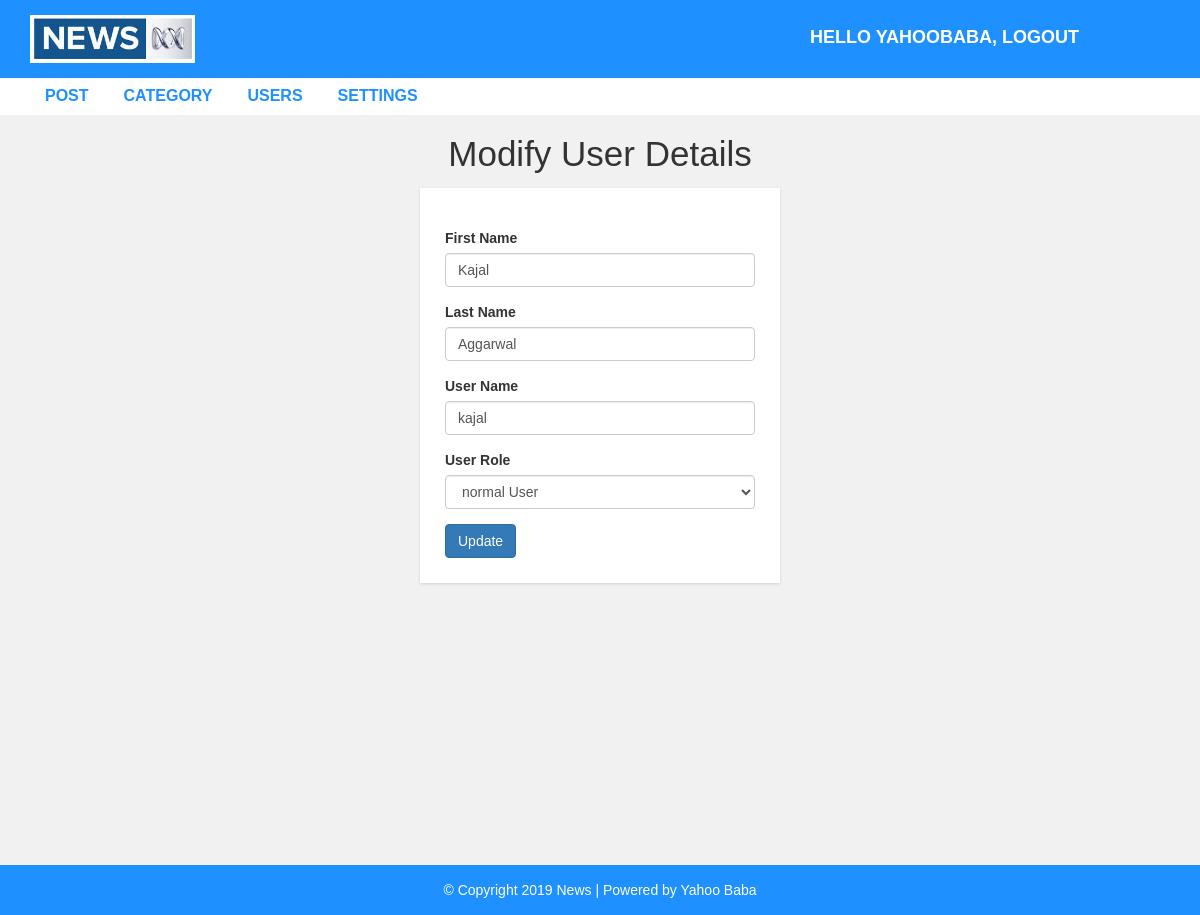
Page /admin/update-user.php?id=36 (signed in) on the committed database.
### tables this page shows
CREATE TABLE `user` (
  `user_id` int(10) UNSIGNED NOT NULL,
  `first_name` varchar(30) NOT NULL,
  `last_name` varchar(30) NOT NULL,
  `username` varchar(30) DEFAULT NULL,
  `password` varchar(40) DEFAULT NULL,
  `role` int(11) NOT NULL
);

### admin/update-user.php (the view, shortened to what this page needs)
<?php include "header.php";
?>
  <div id="admin-content">
      <div class="container">
          <div class="row">
              <div class="col-md-12">
                  <h1 class="admin-heading text-center">Modify User Details</h1>
              </div>
              <div class="col-md-offset-4 col-md-4">
                <?php
                include "config.php";
                $user_id = $_GET['id'];
                $sql = "SELECT * FROM user WHERE user_id = {$user_id}";
                $result = mysqli_query($conn, $sql) or die("Query Failed.");
                if(mysqli_num_rows($result) > 0){
                  while($row = mysqli_fetch_assoc($result)){
                ?>
                  <form  action="<?php $_SERVER['PHP_SELF']; ?>" method ="POST">
                          <div class="form-group">
                          <label>First Name</label>
                          <input type="text" name="f_name" class="form-control" value="<?php echo $row['first_name'];  ?>" required>
                      </div>
                      <div class="form-group">
                          <label>Last Name</label>
                          <input type="text" name="l_name" class="form-control" value="<?php echo $row['last_name'];  ?>" required>
                      </div>
                      <div class="form-group">
                          <label>User Name</label>
                          <input type="text" name="username" class="form-control" value="<?php echo $row['username'];  ?>" placeholder="" required>
                      </div>
                      <div class="form-group">
                          <label>User Role</label>
                          <select class="form-control" name="role" value="<?php echo $row['role']; ?>">
                            <?php
                              if($row['role'] == 1){
                                echo "<option value='0'>normal User</option>
                                      <option value='1' selected>Admin</option>";
                              }else{
                                echo "<option value='0' selected>normal User</option>
                                      <option value='1'>Admin</option>";
                              }
                            ?>
                          </select>
                      </div>
                      <input type="submit" name="submit" class="btn btn-primary" value="Update" required />
                  </form>
                  <?php
                }
              }
                   ?>
              </div>
          </div>
      </div>
  </div>
<?php include "footer.php"; ?>

### css/style.css (style rules this page uses)
body { background: #f1f1f1; font-family: sans-serif,arial,Helvetica; }
#admin-content { padding: 20px 0; min-height: 750px; }
#admin-content .admin-heading { font-size: 35px; margin: 0 0 15px; }
form { background: #fff; padding: 25px; box-shadow:0 1px 3px rgba(0, 0, 0, 0.13); }

### rows in the picture
user: f_name "Kajal", l_name "Aggarwal", username "kajal", role "normal User"

### other values in the picture
$_SESSION["username"] "YAHOOBABA"
